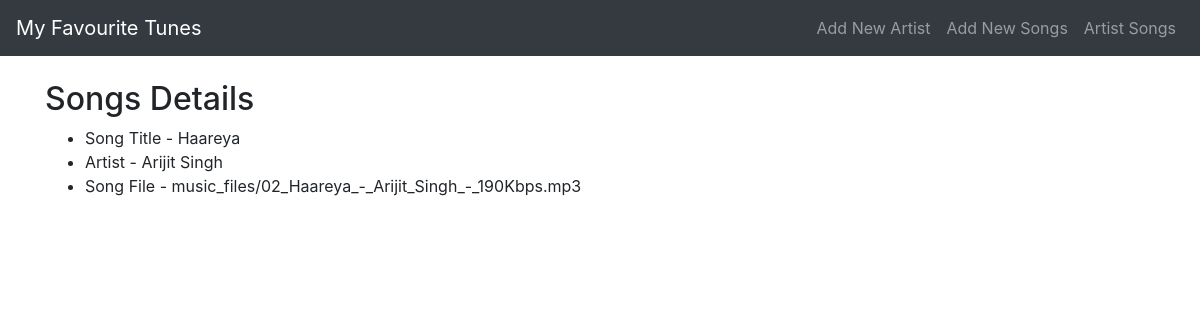
Page /song_detail/1 on the committed database.
### TuneTracker/models.py (models this page shows, shortened)
class Song(models.Model):
    title = models.CharField(max_length=100)
    artist = models.ForeignKey(Artist, on_delete=models.CASCADE)
    file = models.FileField(upload_to='music_files')

class Artist(models.Model):
    name = models.CharField(max_length=100)
    def __str__(self):
        return self.name

### TuneTracker/views.py (the view)
# urls.py: path('song_detail/<int:pk>', views.song_detail, name='song_detail'),
def song_detail(request, pk):
    song = Song.objects.get(id=pk)
    return render(request, 'TuneTracker/song_detail.html', {'song': song})

### TuneTracker/templates/TuneTracker/song_detail.html
{% extends 'TuneTracker/base.html' %}
{% block content %}
    <h2>Songs Details</h2>
    {% if song %}
        <ul>
                <li>Song Title - {{song.title}}</li>
                <li>Artist - {{song.artist}}</li>
                <li>Song File - {{song.file}}</li>
        </ul>
    {% else %}
        <p>No details files available.</p>
    {% endif %}
{% endblock %}

### rows in the picture
Song: title "Haareya", artist "Arijit Singh", file "music_files/02_Haareya_-_Arijit_Singh_-_190Kbps.mp3"
